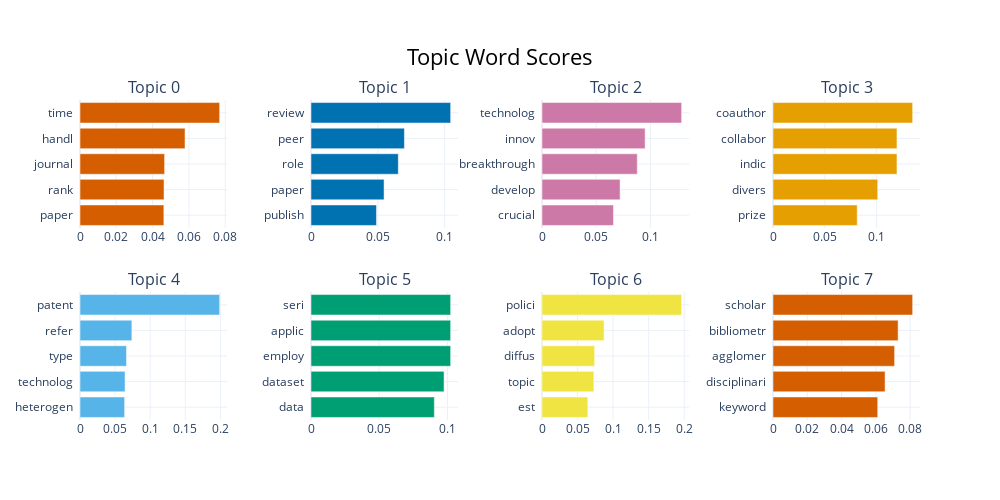

Write notebook code for a chart like this one.
### Code cell
# 主题-词概率分布
topic_model.visualize_barchart()

### Figure 1 — Plotly figure (JSON) as saved in the notebook; plotly's stock layout.template omitted (floating-point values rounded to 4 significant figures)
{"data": [{"marker": {"color": "#D55E00"}, "orientation": "h", "type": "bar", "x": [0.0462, 0.04628, 0.0466, 0.05785, 0.07692], "xaxis": "x", "y": ["paper  ", "rank  ", "journal  ", "handl  ", "time  "], "yaxis": "y"}, {"marker": {"color": "#0072B2"}, "orientation": "h", "type": "bar", "x": [0.04899, 0.05468, 0.06533, 0.0699, 0.1045], "xaxis": "x2", "y": ["publish  ", "paper  ", "role  ", "peer  ", "review  "], "yaxis": "y2"}, {"marker": {"color": "#CC79A7"}, "orientation": "h", "type": "bar", "x": [0.06591, 0.07204, 0.08788, 0.09512, 0.1288], "xaxis": "x3", "y": ["crucial  ", "develop  ", "breakthrough  ", "innov  ", "technolog  "], "yaxis": "y3"}, {"marker": {"color": "#E69F00"}, "orientation": "h", "type": "bar", "x": [0.08127, 0.1011, 0.1196, 0.1196, 0.1347], "xaxis": "x4", "y": ["prize  ", "divers  ", "indic  ", "collabor  ", "coauthor  "], "yaxis": "y4"}, {"marker": {"color": "#56B4E9"}, "orientation": "h", "type": "bar", "x": [0.06357, 0.06418, 0.0662, 0.07389, 0.1989], "xaxis": "x5", "y": ["heterogen  ", "technolog  ", "type  ", "refer  ", "patent  "], "yaxis": "y5"}, {"marker": {"color": "#009E73"}, "orientation": "h", "type": "bar", "x": [0.09041, 0.09753, 0.1024, 0.1024, 0.1024], "xaxis": "x6", "y": ["data  ", "dataset  ", "employ  ", "applic  ", "seri  "], "yaxis": "y6"}, {"marker": {"color": "#F0E442"}, "orientation": "h", "type": "bar", "x": [0.06447, 0.07294, 0.07404, 0.08731, 0.1964], "xaxis": "x7", "y": ["est  ", "topic  ", "diffus  ", "adopt  ", "polici  "], "yaxis": "y7"}, {"marker": {"color": "#D55E00"}, "orientation": "h", "type": "bar", "x": [0.06108, 0.06535, 0.07092, 0.07297, 0.08144], "xaxis": "x8", "y": ["keyword  ", "disciplinari  ", "agglomer  ", "bibliometr  ", "scholar  "], "yaxis": "y8"}], "layout": {"annotations": [{"font": {"size": 16}, "showarrow": false, "text": "Topic 0", "x": 0.0875, "xanchor": "center", "xref": "paper", "y": 1, "yanchor": "bottom", "yref": "paper"}, {"font": {"size": 16}, "showarrow": false, "text": "Topic 1", "x": 0.3625, "xanchor": "center", "xref": "paper", "y": 1, "yanchor": "bottom", "yref": "paper"}, {"font": {"size": 16}, "showarrow": false, "text": "Topic 2", "x": 0.6375, "xanchor": "center", "xref": "paper", "y": 1, "yanchor": "bottom", "yref": "paper"}, {"font": {"size": 16}, "showarrow": false, "text": "Topic 3", "x": 0.9125, "xanchor": "center", "xref": "paper", "y": 1, "yanchor": "bottom", "yref": "paper"}, {"font": {"size": 16}, "showarrow": false, "text": "Topic 4", "x": 0.0875, "xanchor": "center", "xref": "paper", "y": 0.4, "yanchor": "bottom", "yref": "paper"}, {"font": {"size": 16}, "showarrow": false, "text": "Topic 5", "x": 0.3625, "xanchor": "center", "xref": "paper", "y": 0.4, "yanchor": "bottom", "yref": "paper"}, {"font": {"size": 16}, "showarrow": false, "text": "Topic 6", "x": 0.6375, "xanchor": "center", "xref": "paper", "y": 0.4, "yanchor": "bottom", "yref": "paper"}, {"font": {"size": 16}, "showarrow": false, "text": "Topic 7", "x": 0.9125, "xanchor": "center", "xref": "paper", "y": 0.4, "yanchor": "bottom", "yref": "paper"}], "height": 500, "hoverlabel": {"bgcolor": "white", "font": {"family": "Rockwell", "size": 16}}, "showlegend": false, "title": {"font": {"color": "Black", "size": 22}, "text": "Topic Word Scores", "x": 0.5, "xanchor": "center", "yanchor": "top"}, "width": 1000, "xaxis": {"anchor": "y", "autorange": true, "domain": [0, 0.175], "range": [0, 0.08097], "showgrid": true, "type": "linear"}, "xaxis2": {"anchor": "y2", "autorange": true, "domain": [0.275, 0.45], "range": [0, 0.11], "showgrid": true, "type": "linear"}, "xaxis3": {"anchor": "y3", "autorange": true, "domain": [0.55, 0.725], "range": [0, 0.1356], "showgrid": true, "type": "linear"}, "xaxis4": {"anchor": "y4", "autorange": true, "domain": [0.825, 1], "range": [0, 0.1418], "showgrid": true, "type": "linear"}, "xaxis5": {"anchor": "y5", "autorange": true, "domain": [0, 0.175], "range": [0, 0.2094], "showgrid": true, "type": "linear"}, "xaxis6": {"anchor": "y6", "autorange": true, "domain": [0.275, 0.45], "range": [0, 0.1078], "showgrid": true, "type": "linear"}, "xaxis7": {"anchor": "y7", "autorange": true, "domain": [0.55, 0.725], "range": [0, 0.2067], "showgrid": true, "type": "linear"}, "xaxis8": {"anchor": "y8", "autorange": true, "domain": [0.825, 1], "range": [0, 0.08573], "showgrid": true, "type": "linear"}, "yaxis": {"anchor": "x", "autorange": true, "domain": [0.6, 1], "range": [-0.5, 4.5], "showgrid": true, "type": "category"}, "yaxis2": {"anchor": "x2", "autorange": true, "domain": [0.6, 1], "range": [-0.5, 4.5], "showgrid": true, "type": "category"}, "yaxis3": {"anchor": "x3", "autorange": true, "domain": [0.6, 1], "range": [-0.5, 4.5], "showgrid": true, "type": "category"}, "yaxis4": {"anchor": "x4", "autorange": true, "domain": [0.6, 1], "range": [-0.5, 4.5], "showgrid": true, "type": "category"}, "yaxis5": {"anchor": "x5", "autorange": true, "domain": [0, 0.4], "range": [-0.5, 4.5], "showgrid": true, "type": "category"}, "yaxis6": {"anchor": "x6", "autorange": true, "domain": [0, 0.4], "range": [-0.5, 4.5], "showgrid": true, "type": "category"}, "yaxis7": {"anchor": "x7", "autorange": true, "domain": [0, 0.4], "range": [-0.5, 4.5], "showgrid": true, "type": "category"}, "yaxis8": {"anchor": "x8", "autorange": true, "domain": [0, 0.4], "range": [-0.5, 4.5], "showgrid": true, "type": "category"}}}
